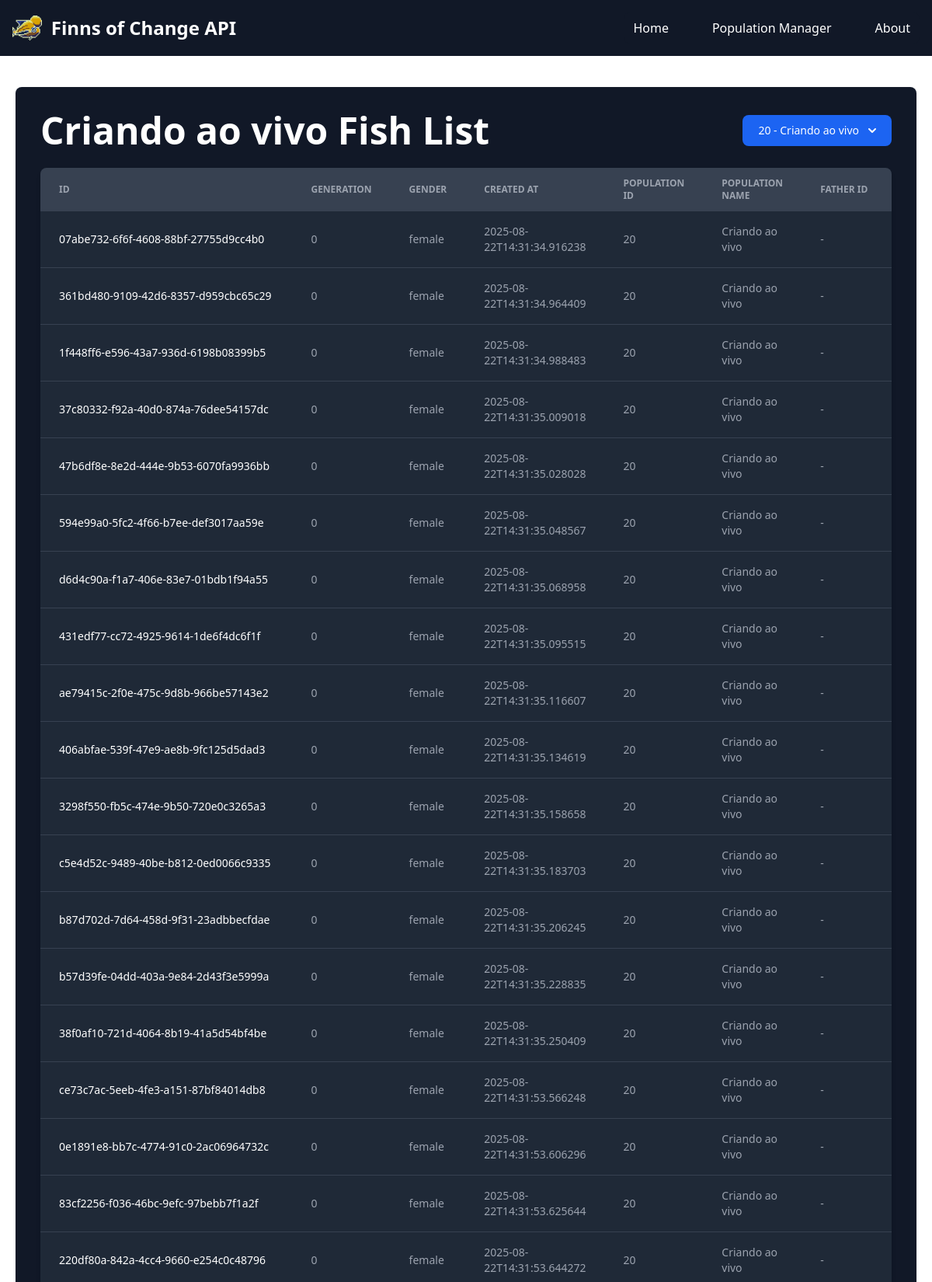
/list/20 (upper part), run on the app's committed database.
### tables this page shows
CREATE TABLE population (
               id INTEGER PRIMARY KEY AUTOINCREMENT,
               name TEXT
               );

CREATE TABLE karyotype (
               id TEXT PRIMARY KEY,
               karyotype TEXT,
               chromosome_origin TEXT,
               cutting_points TEXT,
               method TEXT,
               FOREIGN KEY(id) REFERENCES individuals(id)
               );

CREATE TABLE individuals (
               id TEXT PRIMARY KEY,
               father_id TEXT,
               mother_id TEXT,
               generation INTEGER,
               gender TEXT,
               timestamp TEXT,
               population_id INTEGER,
               FOREIGN KEY(father_id) REFERENCES individuals(id),
               FOREIGN KEY(mother_id) REFERENCES individuals(id),
               FOREIGN KEY(population_id) REFERENCES population(id)
               );

### app/api/routes.py (the view)
@api.route('/list/<int:population_id>')
def list_individuals(population_id):
    all_individuals = build_statistics_dataframe()
    selected_individuals = []
    for i in all_individuals:
        if i['population_id'] == population_id:
            selected_individuals.append(i)
    populations_list = get_populations()
    for i in populations_list:
        if i['id'] == population_id:
            population_name = i['name']
    return render_template('population.html',
                           population_id=population_id,
                           all_populations_data = populations_list,
                           population_name=population_name,
                           individuals_data=selected_individuals)

### app/database/operations.py (called while the page is built)
def get_all_individuals(population_id=None):
    conn = sqlite3.connect('fishes.db')
    conn.row_factory = sqlite3.Row
    cursor = conn.cursor()
    if population_id is None:
        cursor.execute("""
            SELECT * FROM individuals
            """)
    else:
        cursor.execute("""
            SELECT * FROM individuals WHERE population_id = ?
            """, (population_id,))
    results = cursor.fetchall()
    cursor.close()
    conn.close()
    return [dict(row) for row in results]

def get_individual_by_id(indv_id):
    conn = sqlite3.connect('fishes.db')
    conn.row_factory = sqlite3.Row
    cursor = conn.cursor()
    cursor.execute("""
        SELECT * FROM individuals WHERE id = ?
        """, (indv_id,))
    individual = cursor.fetchone()
    cursor.close()
    conn.close()
    return dict(individual)

def get_karyotype_by_id(indv_id):
    conn = sqlite3.connect('fishes.db')
    conn.row_factory = sqlite3.Row
    cursor = conn.cursor()
    cursor.execute("""
        SELECT * FROM karyotype WHERE id = ?
        """, (indv_id,))
    karyo_data = cursor.fetchone()
    karyo_dict = {}
    karyo_dict['id'] = karyo_data['id']
    karyo_dict['karyotype'] = json.loads(karyo_data['karyotype'])
    karyo_dict['chromosome_origin'] = json.loads(karyo_data['chromosome_origin'])
    karyo_dict['cutting_points'] = json.loads(karyo_data['cutting_points'])
    karyo_dict['method'] = karyo_data['method']
    cursor.close()
    conn.close()
    return karyo_dict

def get_individual_characteristics(id):
    data = {'indv_id':id}
    indv_id = data['indv_id']
    indv = get_individual_by_id(indv_id)
    indv = dict(indv)
    indv_karyo = get_karyotype_by_id(indv_id)
    indv_karyo = dict(indv_karyo)
    indv.update(indv_karyo)
    g_reader = GeneReader(indv)
    codon_list = g_reader.get_codons()
    aminoacids = g_reader.get_aminoacids(codon_list)
    color = g_reader.get_color(aminoacids)
    speed = g_reader.get_swimming_speed(aminoacids)
    result = {
        'color':color,
        'swimming_speed':speed,
        'genes':aminoacids
    }
    return result

### app/models/individual.py (called while the page is built)
    def get_codons(self):
        codon_list = []
        for chromo in self.karyotype:
            new_list = []
            for i in range(0, len(chromo), 3):
                codon = chromo[i:i+3]
                if len(codon) == 3:
                    new_list.append(tuple(chromo[i:i+3]))
            codon_list.append(new_list)
        return codon_list

### app/templates/population.html (shortened to what this page needs)
{% extends 'base.html' %}
{% block content %}
<div class="bg-white dark:bg-gray-900 shadow rounded-lg p-8 relative" style="margin-top: 20px;">
    <div class="flex items-center justify-between mb-6">
        <h2 class="text-5xl font-bold text-gray-900 dark:text-white text-center">{{ population_name }} Fish List</h2>
        <div>
            <button id="dropdownDefaultButton" data-dropdown-toggle="dropdown" class="text-white bg-blue-700 hover:bg-blue-800 focus:ring-4 focus:outline-none focus:ring-blue-300 font-medium rounded-lg text-sm px-5 py-2.5 text-center inline-flex items-center dark:bg-blue-600 dark:hover:bg-blue-700 dark:focus:ring-blue-800" type="button">
            {{ population_id }} - {{ population_name }}
            <svg class="w-2.5 h-2.5 ms-3" aria-hidden="true" xmlns="http://www.w3.org/2000/svg" fill="none" viewBox="0 0 10 6">
                <path stroke="currentColor" stroke-linecap="round" stroke-linejoin="round" stroke-width="2" d="m1 1 4 4 4-4"/>
            </svg>
            </button>
        </div>
    </div>
    <div class="relative overflow-x-auto shadow-md sm:rounded-lg mt-6">
        <table class="w-full text-sm text-left rtl:text-right text-gray-500 dark:text-gray-400">
            <thead class="text-xs text-gray-700 uppercase bg-gray-50 dark:bg-gray-700 dark:text-gray-400">
                <tr>
                    <th scope="col" class="px-6 py-3">
                        ID
                    </th>
                    <th scope="col" class="px-6 py-3">
                        Generation
                    </th>
                    <th scope="col" class="px-6 py-3">
                        Gender
                    </th>
                    <th scope="col" class="px-6 py-3">
                        Created at
                    </th>
                    <th scope="col" class="px-6 py-3">
                        Population ID
                    </th>
                    <th scope="col" class="px-6 py-3">
                        Population Name
                    </th>
                    <th scope="col" class="px-6 py-3">
                        Father ID
                    </th>
                </tr>
            </thead>
            <tbody>
                {% for individual in individuals_data %}
                <tr class="bg-white border-b dark:bg-gray-800 dark:border-gray-700 border-gray-200 hover:bg-gray-50 dark:hover:bg-gray-600">
                    <th scope="row" class="px-6 py-4 font-medium text-gray-900 whitespace-nowrap dark:text-white">
                        {{ individual.id }}
                    </th>
                    <td class="px-6 py-4">
                        {{ individual.generation }}
                    </td>
                    <td class="px-6 py-4">
                        {{ individual.gender }}
                    </td>
                    <td class="px-6 py-4">
                        {{ individual.timestamp }}
                    </td>
                    <td class="px-6 py-4">
                        {{ individual.population_id }}
                    </td>
                    <td class="px-6 py-4">
                        {{ population_name }}
                    </td>
                    <td class="px-6 py-4">
                        {{ individual.father_id if individual.father_id is not none else '-' }}
                    </td>
                </tr>
                {% else %}
                <tr class="bg-white dark:bg-gray-800">
                    <td colspan="8" class="px-6 py-4 text-center text-gray-500 dark:text-gray-400">
                        No individuals found for this population.
                    </td>
                </tr>
                {% endfor %}
            </tbody>
        </table>
    </div>
</div>
{% endblock %}

### app/templates/base.html (style rules this page uses)
.bg-white { background-color: rgba(255, 255, 255, 0.8); }

### data on the page
population: name "Criando ao vivo", individuals_data "Criando ao vivo" "Criando ao vivo" "Criando ao vivo" "Criando ao vivo" "Criando ao vivo" "Criando ao vivo" "Criando ao vivo" "Criando ao vivo" "Criando ao vivo" "Criando ao vivo" "Criando ao vivo" "Criando ao vivo" "Criando ao vivo" "Criando ao vivo" "Criando ao vivo" "Criando ao vivo" "Criando ao vivo" "Criando ao vivo" "Criando ao vivo"
karyotype: id "07abe732-6f6f-4608-88bf-27755d9cc4b0"
individuals: gender "female", timestamp "2025-08-22T14:31:34.916238"
karyotype: id "361bd480-9109-42d6-8357-d959cbc65c29"
individuals: gender "female", timestamp "2025-08-22T14:31:34.964409"
karyotype: id "1f448ff6-e596-43a7-936d-6198b08399b5"
individuals: gender "female", timestamp "2025-08-22T14:31:34.988483"
karyotype: id "37c80332-f92a-40d0-874a-76dee54157dc"
individuals: gender "female", timestamp "2025-08-22T14:31:35.009018"
karyotype: id "47b6df8e-8e2d-444e-9b53-6070fa9936bb"
individuals: gender "female", timestamp "2025-08-22T14:31:35.028028"
karyotype: id "594e99a0-5fc2-4f66-b7ee-def3017aa59e"
individuals: gender "female", timestamp "2025-08-22T14:31:35.048567"
karyotype: id "d6d4c90a-f1a7-406e-83e7-01bdb1f94a55"
individuals: gender "female", timestamp "2025-08-22T14:31:35.068958"
karyotype: id "431edf77-cc72-4925-9614-1de6f4dc6f1f"
individuals: gender "female", timestamp "2025-08-22T14:31:35.095515"
karyotype: id "ae79415c-2f0e-475c-9d8b-966be57143e2"
individuals: gender "female", timestamp "2025-08-22T14:31:35.116607"
karyotype: id "406abfae-539f-47e9-ae8b-9fc125d5dad3"
individuals: gender "female", timestamp "2025-08-22T14:31:35.134619"
karyotype: id "3298f550-fb5c-474e-9b50-720e0c3265a3"
individuals: gender "female", timestamp "2025-08-22T14:31:35.158658"
karyotype: id "c5e4d52c-9489-40be-b812-0ed0066c9335"
individuals: gender "female", timestamp "2025-08-22T14:31:35.183703"
karyotype: id "b87d702d-7d64-458d-9f31-23adbbecfdae"
individuals: gender "female", timestamp "2025-08-22T14:31:35.206245"
karyotype: id "b57d39fe-04dd-403a-9e84-2d43f3e5999a"
individuals: gender "female", timestamp "2025-08-22T14:31:35.228835"
karyotype: id "38f0af10-721d-4064-8b19-41a5d54bf4be"
individuals: gender "female", timestamp "2025-08-22T14:31:35.250409"
karyotype: id "ce73c7ac-5eeb-4fe3-a151-87bf84014db8"
individuals: gender "female", timestamp "2025-08-22T14:31:53.566248"
karyotype: id "0e1891e8-bb7c-4774-91c0-2ac06964732c"
individuals: gender "female", timestamp "2025-08-22T14:31:53.606296"
karyotype: id "83cf2256-f036-46bc-9efc-97bebb7f1a2f"
individuals: gender "female", timestamp "2025-08-22T14:31:53.625644"
karyotype: id "220df80a-842a-4cc4-9660-e254c0c48796"
individuals: gender "female", timestamp "2025-08-22T14:31:53.644272"

### other printed values
{{ population_id }} "20"
{{ individual.generation }} "0" "0" "0" "0" "0" "0" "0" "0" "0" "0" "0" "0" "0" "0" "0" "0" "0" "0" "0"
{{ individual.population_id }} "20" "20" "20" "20" "20" "20" "20" "20" "20" "20" "20" "20" "20" "20" "20" "20" "20" "20" "20"
{{ individual.father_id if individual.father_id is not none else '-' }} "-" "-" "-" "-" "-" "-" "-" "-" "-" "-" "-" "-" "-" "-" "-" "-" "-" "-" "-"
